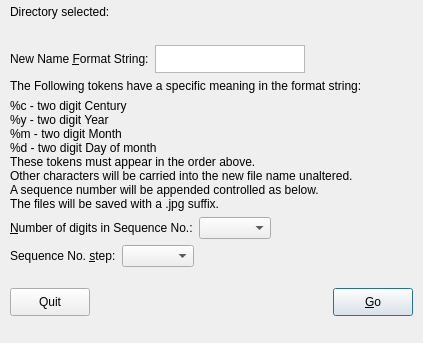
<?xml version="1.0" encoding="UTF-8"?>
<ui version="4.0">
 <author>John Carrick Smith</author>
 <class>PdRenFiles</class>
 <widget class="QDialog" name="PdRenFiles">
  <property name="geometry">
   <rect>
    <x>0</x>
    <y>0</y>
    <width>423</width>
    <height>343</height>
   </rect>
  </property>
  <property name="windowTitle">
   <string>Rename Files</string>
  </property>
  <property name="modal">
   <bool>true</bool>
  </property>
  <widget class="QWidget" name="layoutWidget">
   <property name="geometry">
    <rect>
     <x>10</x>
     <y>5</y>
     <width>403</width>
     <height>311</height>
    </rect>
   </property>
   <layout class="QVBoxLayout" name="vlMain">
    <item>
     <layout class="QVBoxLayout" name="vlDirName">
      <item>
       <widget class="QLabel" name="lblDirName">
        <property name="text">
         <string>Directory selected:</string>
        </property>
       </widget>
      </item>
      <item>
       <widget class="QLabel" name="lblDirNameVal">
        <property name="text">
         <string/>
        </property>
        <property name="textFormat">
         <enum>Qt::PlainText</enum>
        </property>
       </widget>
      </item>
     </layout>
    </item>
    <item>
     <layout class="QHBoxLayout" name="hlFmtStr">
      <item>
       <widget class="QLabel" name="lblFormatStr">
        <property name="maximumSize">
         <size>
          <width>16777215</width>
          <height>28</height>
         </size>
        </property>
        <property name="text">
         <string>New Name &amp;Format String:</string>
        </property>
        <property name="textFormat">
         <enum>Qt::AutoText</enum>
        </property>
        <property name="buddy">
         <cstring>txtFormatStr</cstring>
        </property>
       </widget>
      </item>
      <item>
       <widget class="PicDokPlainTextEdit" name="txtFormatStr">
        <property name="maximumSize">
         <size>
          <width>150</width>
          <height>28</height>
         </size>
        </property>
        <property name="verticalScrollBarPolicy">
         <enum>Qt::ScrollBarAlwaysOff</enum>
        </property>
        <property name="horizontalScrollBarPolicy">
         <enum>Qt::ScrollBarAlwaysOff</enum>
        </property>
        <property name="tabChangesFocus">
         <bool>true</bool>
        </property>
        <property name="lineWrapMode">
         <enum>QPlainTextEdit::NoWrap</enum>
        </property>
       </widget>
      </item>
      <item>
       <spacer name="hsFmtStr">
        <property name="orientation">
         <enum>Qt::Horizontal</enum>
        </property>
        <property name="sizeHint" stdset="0">
         <size>
          <width>40</width>
          <height>20</height>
         </size>
        </property>
       </spacer>
      </item>
     </layout>
    </item>
    <item>
     <widget class="QLabel" name="lblFmtDesc0">
      <property name="text">
       <string>The Following tokens have a specific meaning in the format string:</string>
      </property>
     </widget>
    </item>
    <item>
     <widget class="QLabel" name="lblFmt1">
      <property name="text">
       <string>%c - two digit Century
%y - two digit Year
%m - two digit Month
%d - two digit Day of month
These tokens must appear in the order above.
Other characters will be carried into the new file name unaltered.
A sequence number will be appended controlled as below.
The files will be saved with a .jpg suffix.</string>
      </property>
     </widget>
    </item>
    <item>
     <layout class="QHBoxLayout" name="hlNumLen">
      <item>
       <widget class="QLabel" name="lblNumLen">
        <property name="text">
         <string>&amp;Number of digits in Sequence No.:</string>
        </property>
        <property name="buddy">
         <cstring>cmbNumLen</cstring>
        </property>
       </widget>
      </item>
      <item>
       <widget class="QComboBox" name="cmbNumLen"/>
      </item>
      <item>
       <spacer name="hsNumLen">
        <property name="orientation">
         <enum>Qt::Horizontal</enum>
        </property>
        <property name="sizeHint" stdset="0">
         <size>
          <width>40</width>
          <height>20</height>
         </size>
        </property>
       </spacer>
      </item>
     </layout>
    </item>
    <item>
     <layout class="QHBoxLayout" name="hlStep">
      <item>
       <widget class="QLabel" name="lblNumStep">
        <property name="text">
         <string>Sequence No. &amp;step:</string>
        </property>
        <property name="buddy">
         <cstring>cmbNumStep</cstring>
        </property>
       </widget>
      </item>
      <item>
       <widget class="QComboBox" name="cmbNumStep"/>
      </item>
      <item>
       <spacer name="hsNumStep">
        <property name="orientation">
         <enum>Qt::Horizontal</enum>
        </property>
        <property name="sizeHint" stdset="0">
         <size>
          <width>40</width>
          <height>20</height>
         </size>
        </property>
       </spacer>
      </item>
     </layout>
    </item>
    <item>
     <spacer name="vsMain">
      <property name="orientation">
       <enum>Qt::Vertical</enum>
      </property>
      <property name="sizeHint" stdset="0">
       <size>
        <width>20</width>
        <height>160</height>
       </size>
      </property>
     </spacer>
    </item>
    <item>
     <layout class="QHBoxLayout" name="hlButton">
      <item>
       <widget class="QPushButton" name="pbRenQuit">
        <property name="sizePolicy">
         <sizepolicy hsizetype="Preferred" vsizetype="Preferred">
          <horstretch>0</horstretch>
          <verstretch>0</verstretch>
         </sizepolicy>
        </property>
        <property name="minimumSize">
         <size>
          <width>0</width>
          <height>28</height>
         </size>
        </property>
        <property name="toolTip">
         <string>Click to abandon action.</string>
        </property>
        <property name="text">
         <string>Quit</string>
        </property>
       </widget>
      </item>
      <item>
       <spacer name="hsButton">
        <property name="orientation">
         <enum>Qt::Horizontal</enum>
        </property>
        <property name="sizeHint" stdset="0">
         <size>
          <width>40</width>
          <height>20</height>
         </size>
        </property>
       </spacer>
      </item>
      <item>
       <widget class="QPushButton" name="pbRenGo">
        <property name="sizePolicy">
         <sizepolicy hsizetype="Preferred" vsizetype="Preferred">
          <horstretch>0</horstretch>
          <verstretch>0</verstretch>
         </sizepolicy>
        </property>
        <property name="minimumSize">
         <size>
          <width>0</width>
          <height>28</height>
         </size>
        </property>
        <property name="toolTip">
         <string>Click to start process.</string>
        </property>
        <property name="text">
         <string>&amp;Go</string>
        </property>
        <property name="default">
         <bool>true</bool>
        </property>
       </widget>
      </item>
     </layout>
    </item>
   </layout>
  </widget>
 </widget>
 <customwidgets>
  <customwidget>
   <class>PicDokPlainTextEdit</class>
   <extends>QPlainTextEdit</extends>
   <header>picdokplaintextedit.h</header>
  </customwidget>
 </customwidgets>
 <tabstops>
  <tabstop>txtFormatStr</tabstop>
  <tabstop>cmbNumLen</tabstop>
  <tabstop>cmbNumStep</tabstop>
  <tabstop>pbRenGo</tabstop>
  <tabstop>pbRenQuit</tabstop>
 </tabstops>
 <resources/>
 <connections>
  <connection>
   <sender>pbRenQuit</sender>
   <signal>clicked()</signal>
   <receiver>PdRenFiles</receiver>
   <slot>doRenQuit()</slot>
   <hints>
    <hint type="sourcelabel">
     <x>53</x>
     <y>263</y>
    </hint>
    <hint type="destinationlabel">
     <x>121</x>
     <y>256</y>
    </hint>
   </hints>
  </connection>
  <connection>
   <sender>pbRenGo</sender>
   <signal>clicked()</signal>
   <receiver>PdRenFiles</receiver>
   <slot>doRenGo()</slot>
   <hints>
    <hint type="sourcelabel">
     <x>357</x>
     <y>266</y>
    </hint>
    <hint type="destinationlabel">
     <x>276</x>
     <y>259</y>
    </hint>
   </hints>
  </connection>
 </connections>
 <slots>
  <slot>doRenQuit()</slot>
  <slot>doRenGo()</slot>
 </slots>
</ui>
